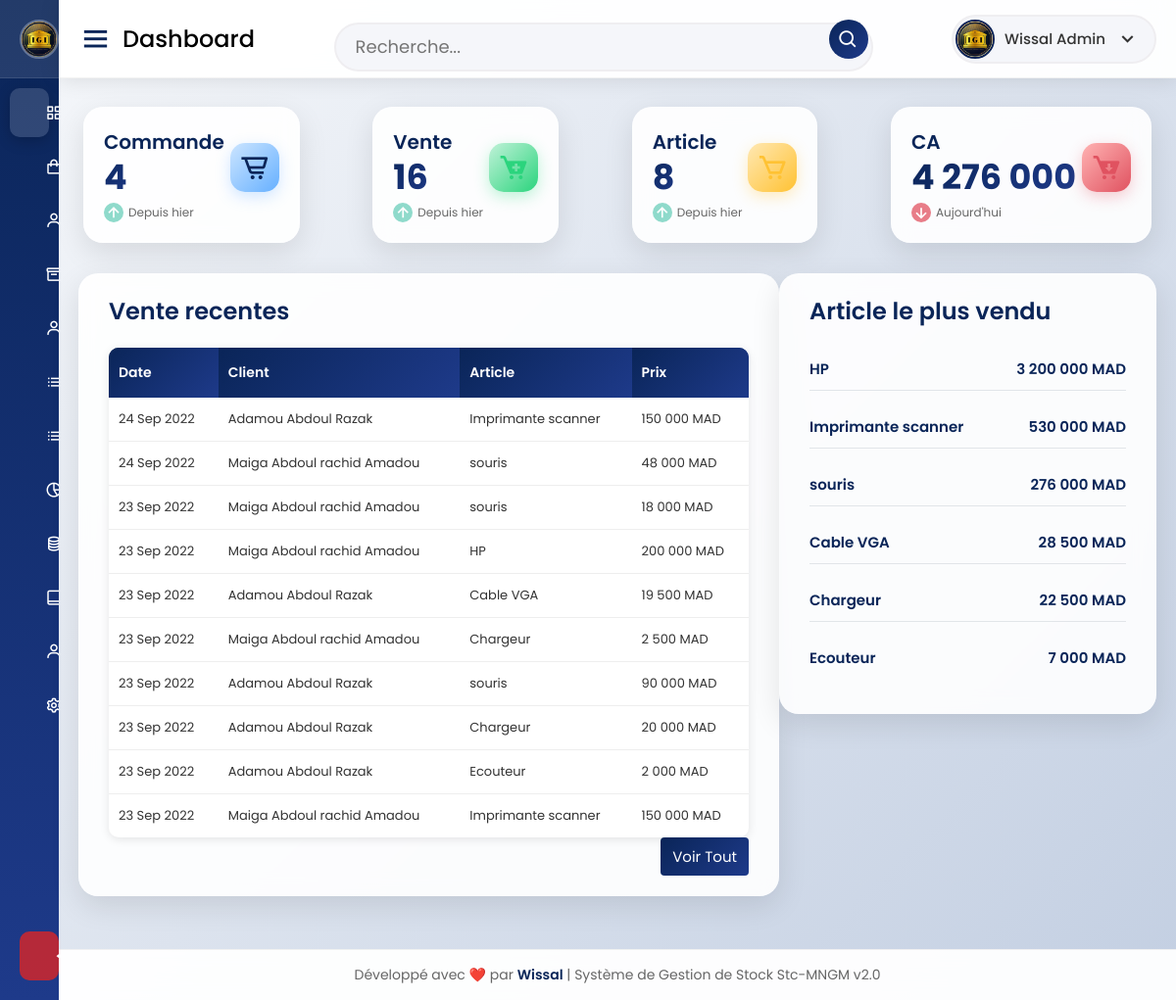
Page /vue/dashboard.php (signed in) on the committed database.
### tables this page shows
CREATE TABLE `vente` (
  `id` int(11) NOT NULL,
  `id_article` int(11) NOT NULL,
  `id_client` int(11) NOT NULL,
  `quantite` int(11) NOT NULL,
  `prix` int(11) NOT NULL,
  `date_vente` timestamp NOT NULL DEFAULT current_timestamp(),
  `etat` enum('0', '1') NOT NULL DEFAULT '1'
);

CREATE TABLE `client` (
  `id` int(11) NOT NULL,
  `nom` varchar(30) NOT NULL,
  `prenom` varchar(30) NOT NULL,
  `telephone` varchar(30) NOT NULL,
  `adresse` varchar(50) NOT NULL
);

CREATE TABLE `article` (
  `id` int(11) NOT NULL,
  `nom_article` varchar(50) NOT NULL,
  `id_categorie` int(11) NOT NULL,
  `quantite` int(11) NOT NULL,
  `prix_unitaire` int(11) NOT NULL,
  `date_fabrication` datetime NOT NULL,
  `date_expiration` datetime NOT NULL,
  `images` varchar(255) DEFAULT NULL
);

### model/auth.php (called while the page is built, shortened)
<?php
function isLoggedIn() {
    return isset($_SESSION['logged_in']) && $_SESSION['logged_in'] === true;
}
function getUserInfo() {
    if (isLoggedIn()) {
        return [
            'id' => $_SESSION['user_id'],
            'username' => $_SESSION['username'],
            'full_name' => $_SESSION['full_name'],
            'role' => $_SESSION['role']
        ];
    }
    return null;
}
function isAdmin() {
    return isLoggedIn() && $_SESSION['role'] === 'admin';
}
?>

### model/function.php (called while the page is built, shortened)
<?php
function getAllCommande()
{
    $sql = "SELECT COUNT(*) AS nbre FROM commande";
    $req = $GLOBALS['connexion']->prepare($sql);
    $req->execute();
    return $req->fetch();
}
function getAllVente()
{
    $sql = "SELECT COUNT(*) AS nbre FROM vente WHERE etat=?";
    $req = $GLOBALS['connexion']->prepare($sql);
    $req->execute(array(1));
    return $req->fetch();
}
function getAllArticle()
{
    $sql = "SELECT COUNT(*) AS nbre FROM article";
    $req = $GLOBALS['connexion']->prepare($sql);
    $req->execute();
    return $req->fetch();
}
function getCA()
{
    $sql = "SELECT SUM(prix) AS prix FROM vente";
    $req = $GLOBALS['connexion']->prepare($sql);
    $req->execute();
    return $req->fetch();
}
function getLastVente()
{
    $sql = "SELECT nom_article, nom, prenom, v.quantite, prix, date_vente, v.id, a.id AS idArticle
        FROM client AS c, vente AS v, article AS a WHERE v.id_article=a.id AND v.id_client=c.id AND etat=?
        ORDER BY date_vente DESC LIMIT 10";
    $req = $GLOBALS['connexion']->prepare($sql);
    $req->execute(array(1));
    return $req->fetchAll();
}
function getMostVente()
{
    $sql = "SELECT nom_article, SUM(prix) AS prix
        FROM client AS c, vente AS v, article AS a WHERE v.id_article=a.id AND v.id_client=c.id AND etat=?
        GROUP BY a.id
        ORDER BY SUM(prix) DESC LIMIT 10";
    $req = $GLOBALS['connexion']->prepare($sql);
    $req->execute(array(1));
    return $req->fetchAll();
}

### vue/dashboard.php (the view)
<?php
include 'entete.php';
?>
<div class="home-content">
    <div class="overview-boxes">
        <div class="box">
            <div class="right-side">
                <div class="box-topic">Commande</div>
                <div class="number"><?php echo getAllCommande()['nbre'] ?></div>
                <div class="indicator">
                    <i class="bx bx-up-arrow-alt"></i>
                    <span class="text">Depuis hier</span>
                </div>
            </div>
            <i class="bx bx-cart-alt cart"></i>
        </div>
        <div class="box">
            <div class="right-side">
                <div class="box-topic">Vente</div>
                <div class="number"><?php echo getAllVente()['nbre'] ?></div>
                <div class="indicator">
                    <i class="bx bx-up-arrow-alt"></i>
                    <span class="text">Depuis hier</span>
                </div>
            </div>
            <i class="bx bxs-cart-add cart two"></i>
        </div>
        <div class="box">
            <div class="right-side">
                <div class="box-topic">Article</div>
                <div class="number"><?php echo getAllArticle()['nbre'] ?></div>
                <div class="indicator">
                    <i class="bx bx-up-arrow-alt"></i>
                    <span class="text">Depuis hier</span>
                </div>
            </div>
            <i class="bx bx-cart cart three"></i>
        </div>
        <div class="box">
            <div class="right-side">
                <div class="box-topic">CA</div>
                <div class="number"><?php echo number_format(getCA()['prix'], 0, ',', ' ') ?></div>
                <div class="indicator">
                    <i class="bx bx-down-arrow-alt down"></i>
                    <span class="text">Aujourd'hui</span>
                </div>
            </div>
            <i class="bx bxs-cart-download cart four"></i>
        </div>
    </div>
    <div class="sales-boxes">
        <div class="recent-sales box">
            <div class="title">Vente recentes</div>
            <?php
            $ventes = getLastVente();
            ?>
            <div class="sales-details">
                <table class="dashboard-table">
                    <thead>
                        <tr>
                            <th>Date</th>
                            <th>Client</th>
                            <th>Article</th>
                            <th>Prix</th>
                        </tr>
                    </thead>
                    <tbody>
                        <?php
                        foreach ($ventes as $key => $value) {
                        ?>
                            <tr>
                                <td><?php echo date('d M Y', strtotime($value['date_vente'])) ?></td>
                                <td><?php echo $value['nom'] . " " . $value['prenom'] ?></td>
                                <td><?php echo $value['nom_article'] ?></td>
                                <td><?php echo number_format($value['prix'], 0, ",", " ") . " MAD" ?></td>
                            </tr>
                        <?php
                        }
                        ?>
                    </tbody>
                </table>
            </div>
            <div class="button">
                <a href="#">Voir Tout</a>
            </div>
        </div>
        <div class="top-sales box">
            <div class="title">Article le plus vendu</div>
            <ul class="top-sales-details">
                <?php
                $article = getMostVente();
                foreach ($article as $key => $value) {
                ?>
                    <li>
                        <a href="#">
                            <span class="product"><?php echo $value['nom_article'] ?></span>
                        </a>
                        <span class="price"><?php echo number_format($value['prix'], 0, ",", " ") . " MAD" ?></span>
                    </li>
                <?php
                }
                ?>
            </ul>
        </div>
    </div>
</div>
</section>
<?php
include 'pied.php';
?>

### vue/entete.php (shortened to what this page needs)
<?php
include_once '../model/function.php';
include_once '../model/auth.php';
$userInfo = getUserInfo();
?>
<!DOCTYPE html>
<html lang="fr" dir="ltr">
<head>
    <link rel="stylesheet" href="../public/css/style.css" />
    <link href="https://unpkg.com/boxicons@2.0.7/css/boxicons.min.css" rel="stylesheet" />
</head>
<body>
    <div class="sidebar hidden-print">
        <div class="logo-details">
            <img src="../public/images/logo.png" alt=" Stc-MNGM Logo">
            <span class="logo_name"> Stc-MNGM</span>
        </div>
        <ul class="nav-links">
            <li>
                <a href="dashboard.php" class="<?php echo basename($_SERVER['PHP_SELF'])=="dashboard.php" ? "active" : "" ?> ">
                    <i class="bx bx-grid-alt"></i>
                    <span class="links_name">Dashboard</span>
                </a>
            </li>
            <li>
                <a href="vente.php" class="<?php echo basename($_SERVER['PHP_SELF'])=="vente.php" ? "active" : "" ?> ">
                    <i class='bx bx-shopping-bag'></i>
                    <span class="links_name">Vente</span>
                </a>
            </li>
            <li>
                <a href="client.php" class="<?php echo basename($_SERVER['PHP_SELF'])=="client.php" ? "active" : "" ?> ">
                    <i class="bx bx-user"></i>
                    <span class="links_name">Client</span>
                </a>
            </li>
            <li>
                <a href="article.php"  class="<?php echo basename($_SERVER['PHP_SELF'])=="article.php" ? "active" : "" ?> ">
                    <i class="bx bx-box"></i>
                    <span class="links_name">Article</span>
                </a>
            </li>
            <li>
                <a href="fournisseur.php"  class="<?php echo basename($_SERVER['PHP_SELF'])=="fournisseur.php" ? "active" : "" ?> ">
                    <i class="bx bx-user"></i>
                    <span class="links_name">Fournisseur</span>
                </a>
            </li>
            <li>
                <a href="commande.php"  class="<?php echo basename($_SERVER['PHP_SELF'])=="commande.php" ? "active" : "" ?> ">
                    <i class="bx bx-list-ul"></i>
                    <span class="links_name">Commandes</span>
                </a>
            </li>
            <li>
                <a href="categorie.php"  class="<?php echo basename($_SERVER['PHP_SELF'])=="categorie.php" ? "active" : "" ?> ">
                    <i class="bx bx-list-ul"></i>
                    <span class="links_name">Catégorie</span>
                </a>
            </li>
            <?php if (isAdmin()): ?>
            <li>
                <a href="#">
                    <i class="bx bx-pie-chart-alt-2"></i>
                    <span class="links_name">Analyses</span>
                </a>
            </li>
            <li>
                <a href="#">
                    <i class="bx bx-coin-stack"></i>
                    <span class="links_name">Stock</span>
                </a>
            </li>
            <li>
                <a href="#">
                    <i class="bx bx-book-alt"></i>
                    <span class="links_name">Toutes les commandes</span>
                </a>
            </li>
            <li>
                <a href="#">
                    <i class="bx bx-user"></i>
                    <span class="links_name">Utilisateur</span>
                </a>
            </li>
            <li>
                <a href="#">
                    <i class="bx bx-cog"></i>
                    <span class="links_name">Configuration</span>
                </a>
            </li>
            <?php endif; ?>
            <li class="log_out">
                <a href="../model/logout.php">
                    <span class="links_name">Déconnexion</span>
                </a>
            </li>
        </ul>
    </div>
    <section class="home-section">
        <nav class="hidden-print">
            <div class="sidebar-button">
                <i class="bx bx-menu sidebarBtn"></i>
                <span class="dashboard">
                    <?php
                    echo ucfirst(str_replace(".php", "", basename($_SERVER['PHP_SELF'])));
                    ?>
                </span>
            </div>
            <div class="search-box">
                <input type="text" placeholder="Recherche..." />
                <i class="bx bx-search"></i>
            </div>
            <div class="profile-details">
                <img src="../public/images/logo.png" alt="Profile">
                <span class="admin_name"><?= htmlspecialchars($userInfo['full_name']) ?></span>
                <i class="bx bx-chevron-down"></i>
            </div>
        </nav>

### vue/pied.php (shortened to what this page needs)
<footer class="footer hidden-print">
    <p>Développé avec <span class="heart">❤️</span> par <strong>Wissal</strong> | Système de Gestion de Stock  Stc-MNGM v2.0</p>
</footer>
</body>
</html>

### rows in the picture
vente: date_vente "24 Sep 2022", id_client.nom "Adamou", id_client.prenom "Abdoul Razak", id_article.nom_article "Imprimante scanner", prix "150 000"
vente: date_vente "24 Sep 2022", id_client.nom "Maiga", id_client.prenom "Abdoul rachid Amadou", id_article.nom_article "souris", prix "48 000"
vente: date_vente "23 Sep 2022", id_client.nom "Maiga", id_client.prenom "Abdoul rachid Amadou", id_article.nom_article "souris", prix "18 000"
vente: date_vente "23 Sep 2022", id_client.nom "Maiga", id_client.prenom "Abdoul rachid Amadou", id_article.nom_article "HP", prix "200 000"
vente: date_vente "23 Sep 2022", id_client.nom "Adamou", id_client.prenom "Abdoul Razak", id_article.nom_article "Cable VGA", prix "19 500"
vente: date_vente "23 Sep 2022", id_client.nom "Maiga", id_client.prenom "Abdoul rachid Amadou", id_article.nom_article "Chargeur", prix "2 500"
vente: date_vente "23 Sep 2022", id_client.nom "Adamou", id_client.prenom "Abdoul Razak", id_article.nom_article "souris", prix "90 000"
vente: date_vente "23 Sep 2022", id_client.nom "Adamou", id_client.prenom "Abdoul Razak", id_article.nom_article "Chargeur", prix "20 000"
vente: date_vente "23 Sep 2022", id_client.nom "Adamou", id_client.prenom "Abdoul Razak", id_article.nom_article "Ecouteur", prix "2 000"
vente: date_vente "23 Sep 2022", id_client.nom "Maiga", id_client.prenom "Abdoul rachid Amadou", id_article.nom_article "Imprimante scanner", prix "150 000"

### other values in the picture
str_replace(".php", "", basename($_SERVER['PHP_SELF'])) "Dashboard"
$userInfo['full_name'] "Wissal Admin"
getAllCommande()['nbre'] "4"
getAllVente()['nbre'] "16"
getAllArticle()['nbre'] "8"
getCA()['prix'] "4 276 000"
$value['nom_article'] "HP"
$value['prix'] "3 200 000"
$value['nom_article'] "Imprimante scanner"
$value['prix'] "530 000"
$value['nom_article'] "souris"
$value['prix'] "276 000"
$value['nom_article'] "Cable VGA"
$value['prix'] "28 500"
$value['nom_article'] "Chargeur"
